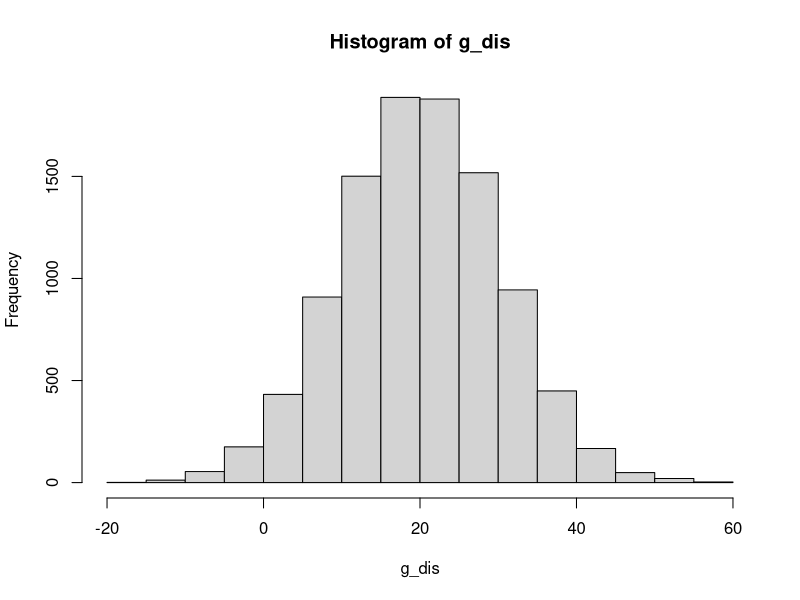
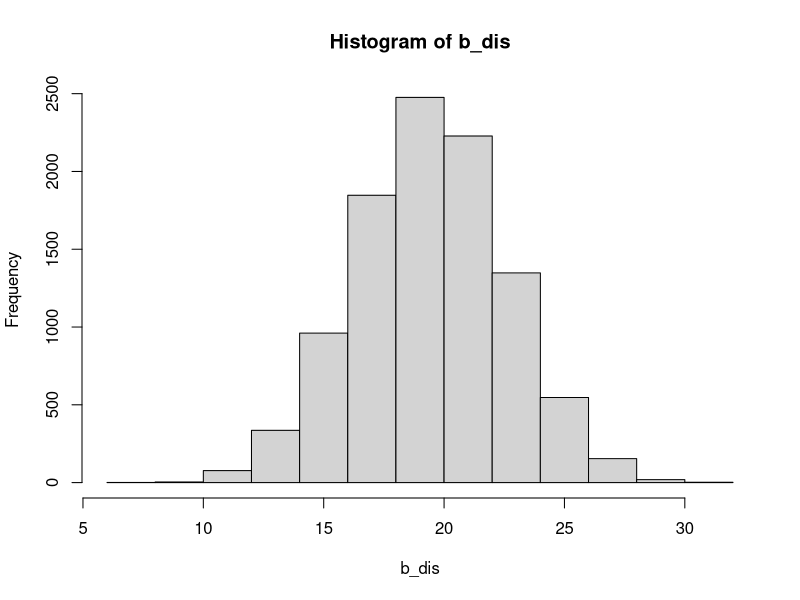
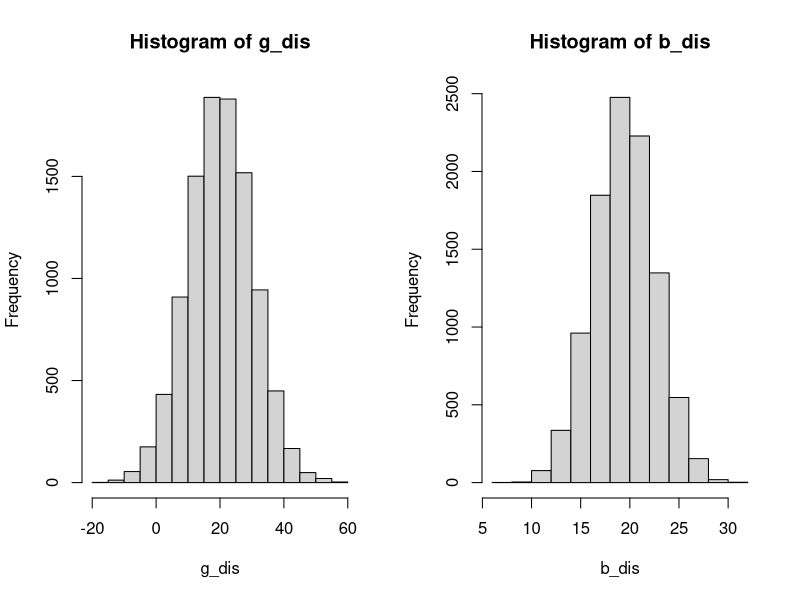

Reproduce these figures in R, in order.
# 1a. Generate 10000 random numbers from Gaussian distribution with mean=20 and variance =10, and plot the distribution.

g_dis <- rnorm(10000, 20, 10)

hist(g_dis)

# 1b. Generate 10000 random numbers from Binomial distribution with p=0.5 and n=40, and plot the distribution.
 
n <- 40
p <- 0.5
size <- 10000
 
b_dis <- rep(0, size)

for(i in 1:size){
  b_dis[i] <- sum(runif(n) < p)
}

hist(b_dis)

# Compare the distribution of 1a and 1b, what do you find?

par(mfrow = c(1, 2))
hist(g_dis)
hist(b_dis)

# 2. Make a program that can select our candidates for presentation next week. This program should select randomly but avoid selecting the numbers that had been selected before.

candi <- function (m, w){
  selected <- numeric(0)
  candidate <- matrix(0, nrow = w, ncol = 2)
  
  for(week in 1:w){
    repeat{
      num1 <- round(runif(1, 1, m))
      num2 <- round(runif(1, 1, m))
      
      if(num1 != num2 && !(num1 %in% selected) && !(num2 %in% selected)){
        candidate[week, ] <- c(num1, num2)
        selected <- c(selected, num1, num2)
        break
      }
    }
  }
  return(candidate)
}

candi(34, 16)
